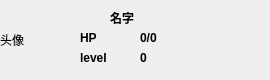
<?xml version="1.0" encoding="UTF-8"?>
<ui version="4.0">
 <class>EchangePeopleListItem</class>
 <widget class="QWidget" name="EchangePeopleListItem">
  <property name="geometry">
   <rect>
    <x>0</x>
    <y>0</y>
    <width>270</width>
    <height>80</height>
   </rect>
  </property>
  <property name="minimumSize">
   <size>
    <width>270</width>
    <height>80</height>
   </size>
  </property>
  <property name="maximumSize">
   <size>
    <width>270</width>
    <height>80</height>
   </size>
  </property>
  <property name="windowTitle">
   <string>Form</string>
  </property>
  <widget class="QLabel" name="lb_blueHp">
   <property name="geometry">
    <rect>
     <x>80</x>
     <y>30</y>
     <width>31</width>
     <height>16</height>
    </rect>
   </property>
   <property name="font">
    <font>
     <weight>75</weight>
     <bold>true</bold>
    </font>
   </property>
   <property name="text">
    <string>HP</string>
   </property>
  </widget>
  <widget class="QLabel" name="lb_blueName">
   <property name="geometry">
    <rect>
     <x>110</x>
     <y>10</y>
     <width>72</width>
     <height>15</height>
    </rect>
   </property>
   <property name="font">
    <font>
     <weight>75</weight>
     <italic>false</italic>
     <bold>true</bold>
    </font>
   </property>
   <property name="text">
    <string>名字</string>
   </property>
  </widget>
  <widget class="QLabel" name="lb_blueHpValue">
   <property name="geometry">
    <rect>
     <x>140</x>
     <y>30</y>
     <width>61</width>
     <height>16</height>
    </rect>
   </property>
   <property name="font">
    <font>
     <weight>75</weight>
     <bold>true</bold>
    </font>
   </property>
   <property name="text">
    <string>0/0</string>
   </property>
  </widget>
  <widget class="QLabel" name="lb_blueLevel">
   <property name="geometry">
    <rect>
     <x>80</x>
     <y>50</y>
     <width>51</width>
     <height>16</height>
    </rect>
   </property>
   <property name="font">
    <font>
     <weight>75</weight>
     <bold>true</bold>
    </font>
   </property>
   <property name="text">
    <string>level</string>
   </property>
  </widget>
  <widget class="QLabel" name="lb_blueFinger">
   <property name="geometry">
    <rect>
     <x>190</x>
     <y>0</y>
     <width>80</width>
     <height>80</height>
    </rect>
   </property>
   <property name="font">
    <font>
     <weight>75</weight>
     <bold>true</bold>
    </font>
   </property>
   <property name="text">
    <string/>
   </property>
  </widget>
  <widget class="QLabel" name="lb_blueLevelVal">
   <property name="geometry">
    <rect>
     <x>140</x>
     <y>50</y>
     <width>68</width>
     <height>15</height>
    </rect>
   </property>
   <property name="font">
    <font>
     <weight>75</weight>
     <bold>true</bold>
    </font>
   </property>
   <property name="text">
    <string>0</string>
   </property>
  </widget>
  <widget class="QLabel" name="lb_blueBackGround">
   <property name="geometry">
    <rect>
     <x>0</x>
     <y>0</y>
     <width>271</width>
     <height>80</height>
    </rect>
   </property>
   <property name="text">
    <string/>
   </property>
  </widget>
  <widget class="QLabel" name="lb_blueIcon">
   <property name="geometry">
    <rect>
     <x>0</x>
     <y>0</y>
     <width>70</width>
     <height>80</height>
    </rect>
   </property>
   <property name="text">
    <string>头像</string>
   </property>
  </widget>
  <zorder>lb_blueBackGround</zorder>
  <zorder>lb_blueFinger</zorder>
  <zorder>lb_blueHp</zorder>
  <zorder>lb_blueHpValue</zorder>
  <zorder>lb_blueIcon</zorder>
  <zorder>lb_blueLevel</zorder>
  <zorder>lb_blueLevelVal</zorder>
  <zorder>lb_blueName</zorder>
 </widget>
 <resources/>
 <connections/>
</ui>
